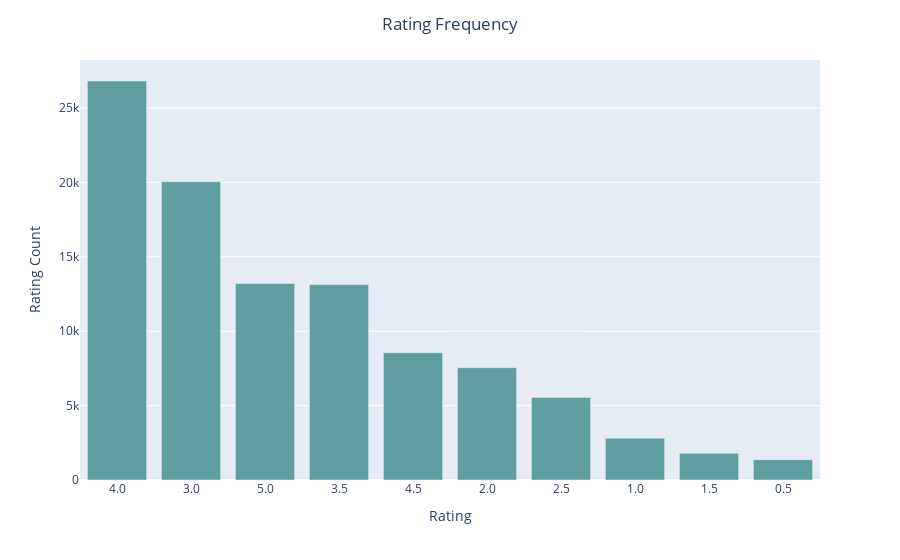

Source (notebook cell):
### Code cell
#using plotly to plot the top featurescolor=
fig = px.bar(top_ratings, x="rating", y="rating_count")
fig.update_layout(title_text='Rating Frequency', title_x=0.5,
                  xaxis_title="Rating", yaxis_title="Rating Count")
fig.update_traces(marker_color = "#5F9EA0")
fig.show()

### Figure 1 — Plotly figure (JSON) as saved in the notebook; plotly's stock layout.template omitted (floating-point values rounded to 4 significant figures)
{"data": [{"alignmentgroup": "True", "hovertemplate": "rating=%{x}<br>rating_count=%{y}<extra></extra>", "legendgroup": "", "marker": {"color": "#5F9EA0", "pattern": {"shape": ""}}, "name": "", "offsetgroup": "", "orientation": "v", "showlegend": false, "textposition": "auto", "type": "bar", "x": ["4.0", "3.0", "5.0", "3.5", "4.5", "2.0", "2.5", "1.0", "1.5", "0.5"], "xaxis": "x", "y": [26816, 20044, 13209, 13134, 8551, 7550, 5550, 2811, 1791, 1367], "yaxis": "y"}], "layout": {"barmode": "relative", "legend": {"tracegroupgap": 0}, "margin": {"t": 60}, "title": {"text": "Rating Frequency", "x": 0.5}, "xaxis": {"anchor": "y", "domain": [0, 1], "title": {"text": "Rating"}}, "yaxis": {"anchor": "x", "domain": [0, 1], "title": {"text": "Rating Count"}}}}
